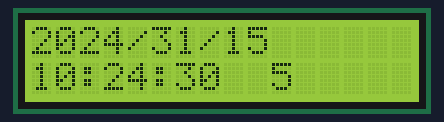
Simulated run of this sketch. Board: Arduino Uno, built with avr-gcc and run on an emulated ATmega328P. Parts: 16×2 character LCD. The local clock reads 2024-03-15 10:24:30 at power-on unless the sketch sets it; what the sketch prints to the serial monitor is not drawn.

Above: at 0.2 s.
At 4.3 s:
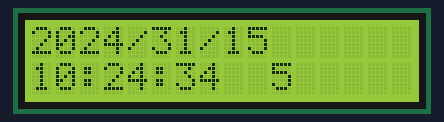
At 9.5 s:
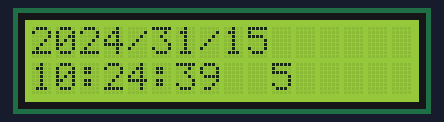
At 18.7 s:
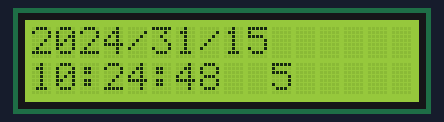
At 28.0 s:
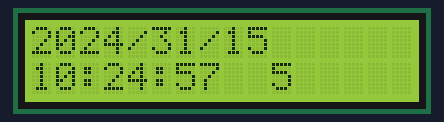
At 38.3 s:
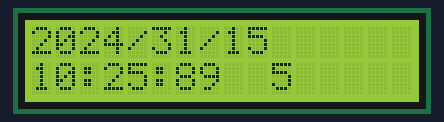

The sketch:

Arduino_DS1302.ino
```cpp
#include <Wire.h>

#include <ThreeWire.h>
#include <RtcDS1302.h>

//LCD 面板
#include <Wire.h>
#include <LiquidCrystal_I2C.h>


// DS1302接線指示: 可依需求修改
// DS1302 CLK/SCLK --> 13
// DS1302 DAT/IO --> 12
// DS1302 RST/CE --> 11
// DS1302 VCC --> 3.3v - 5v
// DS1302 GND --> GND

ThreeWire myWire(12, 13, 11); // IO, SCLK, CE
RtcDS1302<ThreeWire> Rtc(myWire);
//LCD
LiquidCrystal_I2C lcd(0x27, 16, 2);

void setup () {
  Serial.begin(9600);

  Serial.print("compiled: ");
  Serial.print(__DATE__);
  Serial.println(__TIME__);

  lcd.begin();
  lcd.backlight();
  lcd.clear();

  Rtc.Begin();

  //__DATE__，__TIME__，是程式碼編譯時的日期和時間
  RtcDateTime compiled = RtcDateTime(__DATE__, __TIME__);
  printDateTime(compiled);
  Serial.println();

  //判斷DS1302是否接好
  if (!Rtc.IsDateTimeValid()) {
    // Common Causes:
    //    1) first time you ran and the device wasn't running yet
    //    2) the battery on the device is low or even missing

    Serial.println("RTC lost confidence in the DateTime!");
    Rtc.SetDateTime(compiled);
  }

  if (Rtc.GetIsWriteProtected()) {
    Serial.println("RTC was write protected, enabling writing now");
    Rtc.SetIsWriteProtected(false);
  }

  if (!Rtc.GetIsRunning()) {
    Serial.println("RTC was not actively running, starting now");
    Rtc.SetIsRunning(true);
  }

  //判斷DS1302上紀綠的時間和編譯時的時間，哪個比較新
  //如果編譯時間比較新，就進行設定，把DS1302上的時間改成新的時間
  //now：DS1302上紀綠的時間，compiled：編譯時的時間
  RtcDateTime now = Rtc.GetDateTime();
  if (now < compiled) {
    Serial.println("RTC is older than compile time!  (Updating DateTime)");
    //編譯時間比較新，把DS1302上的時間改成編譯的時間
    Rtc.SetDateTime(compiled);
  }
  else if (now > compiled) {
    Serial.println("RTC is newer than compile time. (this is expected)");
  }
  else if (now == compiled) {
    Serial.println("RTC is the same as compile time! (not expected but all is fine)");
  }

}

void loop () {
  RtcDateTime now = Rtc.GetDateTime();

  printDateTime(now);
  Serial.println();

  //判斷DS1302是否正常，如果不正常，一般是線沒接好，或是電池沒電了
  if (!now.IsValid()) {
    Serial.println("RTC lost confidence in the DateTime!");
  }

  delay(1000); // 1秒更新一次
}

#define countof(a) (sizeof(a) / sizeof(a[0]))

//顯示完整年月日時間的副程式
void printDateTime(const RtcDateTime& dt) {
  char datestring[22];

  // %u格式：以無符號十進制形式輸出整數。
  snprintf_P(datestring,
             countof(datestring),
             PSTR("%04u/%02u/%02u %02u:%02u:%02u %u"),
             dt.Year(),
             dt.Month(),
             dt.Day(),
             dt.Hour(),
             dt.Minute(),
             dt.Second(),
             dt.DayOfWeek());
  Serial.print(datestring);
  lcd.setCursor( 0,0);
  lcd.print(dt.Year());
  lcd.setCursor(4,0);
  lcd.print("/");
  lcd.setCursor(5,0);
  lcd.print(dt.Month());
  lcd.setCursor(7,0);
  lcd.print("/");
  lcd.setCursor(8,0);
  lcd.print(dt.Day());
  //時間
  lcd.setCursor( 0,1);
  lcd.print(dt.Hour());
  lcd.setCursor(2,1);
  lcd.print(":");
  lcd.setCursor(3,1);
  lcd.print(dt.Minute());
  lcd.setCursor(5,1);
  lcd.print(":");
  lcd.setCursor(6,1);
  lcd.print(dt.Second());
  lcd.setCursor(10,1);
  lcd.print(dt.DayOfWeek());
}
```

Measured:
- what the display in image 1 shows lasts 1.0 s, from 4.3 s to 5.3 s
